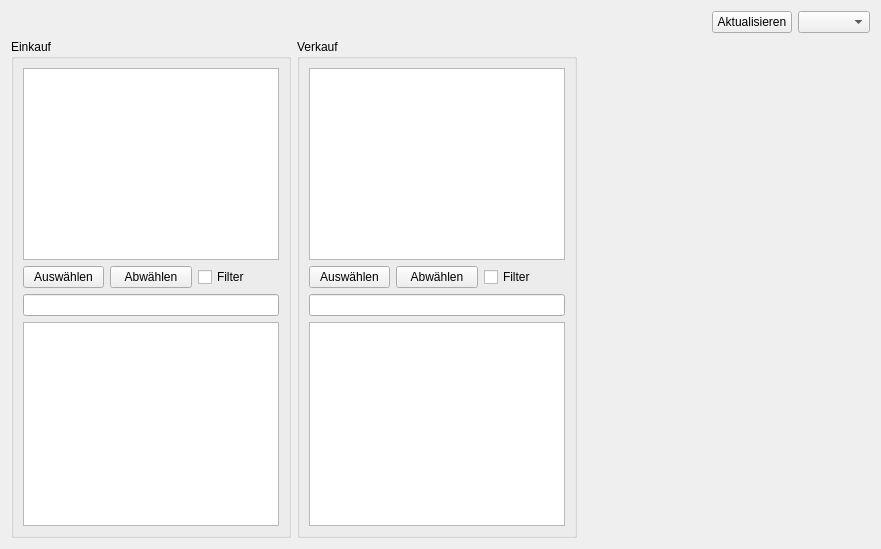
<?xml version="1.0" encoding="UTF-8"?>
<ui version="4.0">
 <class>Verprobung</class>
 <widget class="QWidget" name="Verprobung">
  <property name="geometry">
   <rect>
    <x>0</x>
    <y>0</y>
    <width>881</width>
    <height>549</height>
   </rect>
  </property>
  <property name="windowTitle">
   <string>Lagerstand</string>
  </property>
  <layout class="QVBoxLayout" name="verticalLayout">
   <item>
    <layout class="QHBoxLayout" name="horizontalLayout">
     <item>
      <spacer name="horizontalSpacer">
       <property name="orientation">
        <enum>Qt::Horizontal</enum>
       </property>
       <property name="sizeHint" stdset="0">
        <size>
         <width>40</width>
         <height>20</height>
        </size>
       </property>
      </spacer>
     </item>
     <item>
      <widget class="QPushButton" name="pushButton_refresh">
       <property name="text">
        <string>Aktualisieren</string>
       </property>
      </widget>
     </item>
     <item>
      <widget class="QComboBox" name="comboBox_period"/>
     </item>
    </layout>
   </item>
   <item>
    <layout class="QHBoxLayout" name="horizontalLayout_2">
     <item>
      <widget class="QGroupBox" name="groupBox">
       <property name="title">
        <string>Einkauf</string>
       </property>
       <layout class="QVBoxLayout" name="verticalLayout_4">
        <item>
         <widget class="QTreeView" name="treeView_purchasesArticleGroups"/>
        </item>
        <item>
         <layout class="QHBoxLayout" name="horizontalLayout_3">
          <item>
           <widget class="QPushButton" name="pushButton_purchasesCheckAll">
            <property name="text">
             <string>Auswählen</string>
            </property>
           </widget>
          </item>
          <item>
           <widget class="QPushButton" name="pushButton_purchasesUncheckAll">
            <property name="text">
             <string>Abwählen</string>
            </property>
           </widget>
          </item>
          <item>
           <widget class="QCheckBox" name="checkBox_purchasesFilter">
            <property name="text">
             <string>Filter</string>
            </property>
           </widget>
          </item>
         </layout>
        </item>
        <item>
         <widget class="QLineEdit" name="lineEdit_purchasesFilter"/>
        </item>
        <item>
         <widget class="QListView" name="listView_purchasesArticles">
          <property name="sizePolicy">
           <sizepolicy hsizetype="Expanding" vsizetype="Expanding">
            <horstretch>0</horstretch>
            <verstretch>1</verstretch>
           </sizepolicy>
          </property>
         </widget>
        </item>
       </layout>
      </widget>
     </item>
     <item>
      <widget class="QGroupBox" name="groupBox_2">
       <property name="title">
        <string>Verkauf</string>
       </property>
       <layout class="QVBoxLayout" name="verticalLayout_2">
        <item>
         <widget class="QTreeView" name="treeView_salesArticleGroups"/>
        </item>
        <item>
         <layout class="QHBoxLayout" name="horizontalLayout_4">
          <item>
           <widget class="QPushButton" name="pushButton_salesCheckAll">
            <property name="text">
             <string>Auswählen</string>
            </property>
           </widget>
          </item>
          <item>
           <widget class="QPushButton" name="pushButton_salesUncheckAll">
            <property name="text">
             <string>Abwählen</string>
            </property>
           </widget>
          </item>
          <item>
           <widget class="QCheckBox" name="checkBox_salesFilter">
            <property name="text">
             <string>Filter</string>
            </property>
           </widget>
          </item>
         </layout>
        </item>
        <item>
         <widget class="QLineEdit" name="lineEdit_salesFilter"/>
        </item>
        <item>
         <widget class="QListView" name="listView_salesArticles">
          <property name="sizePolicy">
           <sizepolicy hsizetype="Expanding" vsizetype="Expanding">
            <horstretch>0</horstretch>
            <verstretch>1</verstretch>
           </sizepolicy>
          </property>
         </widget>
        </item>
       </layout>
      </widget>
     </item>
     <item>
      <widget class="ReportTextViewWidget" name="textView" native="true">
       <property name="sizePolicy">
        <sizepolicy hsizetype="Preferred" vsizetype="Preferred">
         <horstretch>1</horstretch>
         <verstretch>0</verstretch>
        </sizepolicy>
       </property>
      </widget>
     </item>
    </layout>
   </item>
  </layout>
 </widget>
 <customwidgets>
  <customwidget>
   <class>ReportTextViewWidget</class>
   <extends>QWidget</extends>
   <header>reports.reportTextViewWidget</header>
   <container>1</container>
  </customwidget>
 </customwidgets>
 <resources/>
 <connections/>
</ui>
